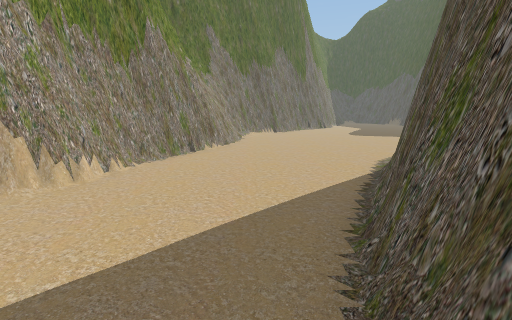
View 1 (above)

16 first-person views from a walk through a scene from a Unity 3-D project. The camera is 1.4 m above the floor, tilts 10° down and sees 85° across. The floor is counted in squares, 1 m on a side. Each view is taken from the middle of a square. On the plan, view 1 faces up. The plan holds only what a view shows up to about 14 squares ahead; the rest is blank. The place goes on beyond the plan.

View 2
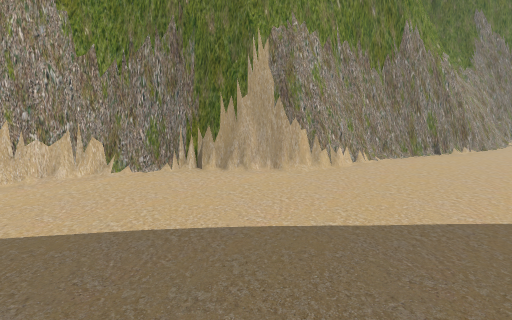

View 3
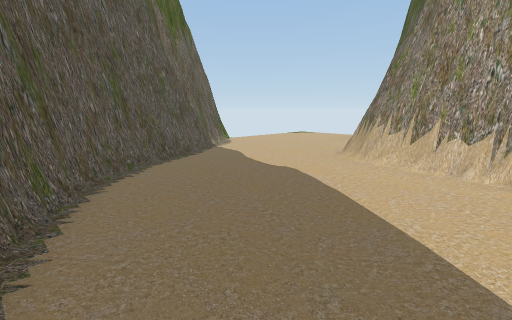

View 4
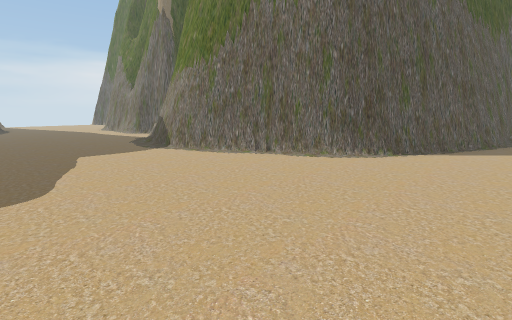

View 5
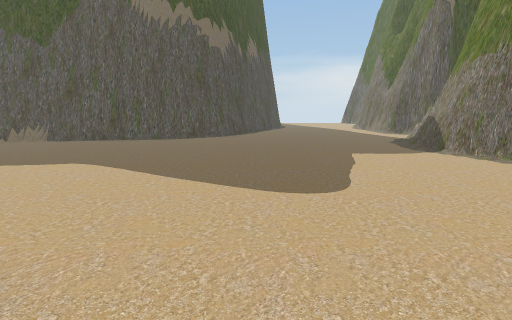

View 6
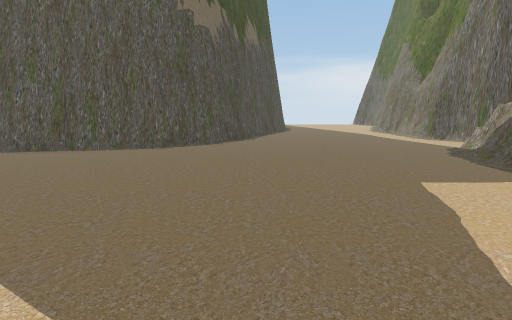

View 7
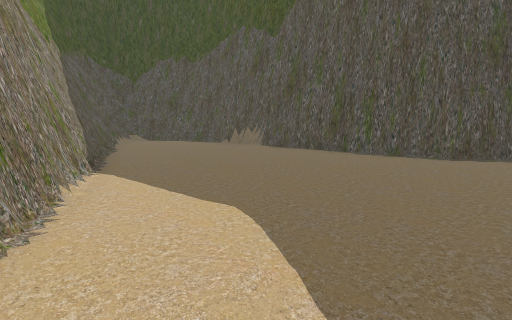

View 8
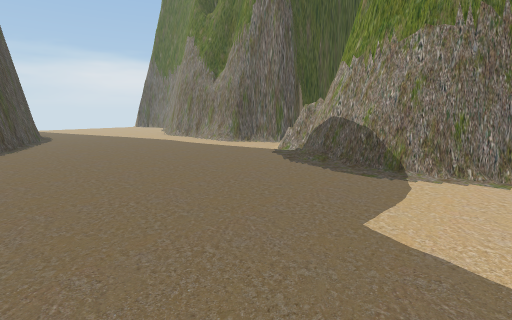

View 9
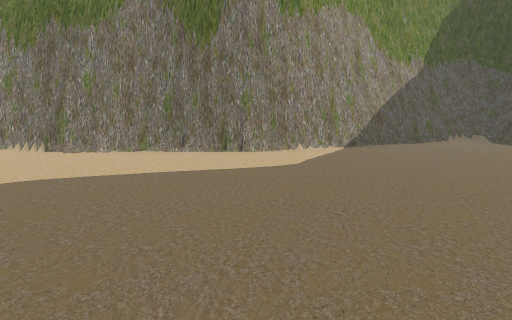

View 10
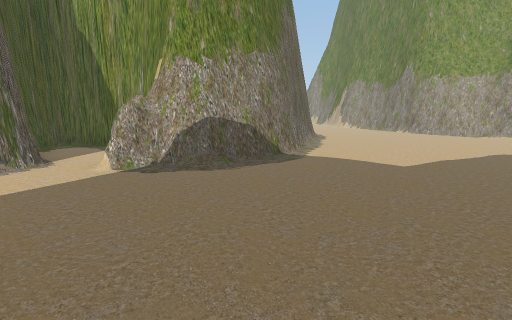

View 11
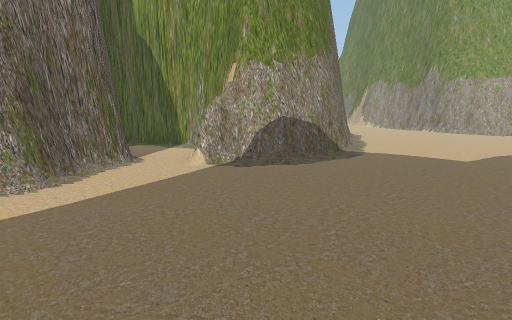

View 12
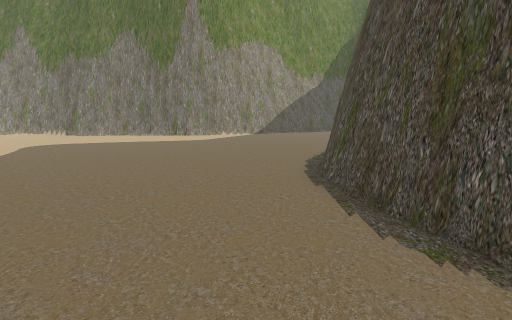

View 13
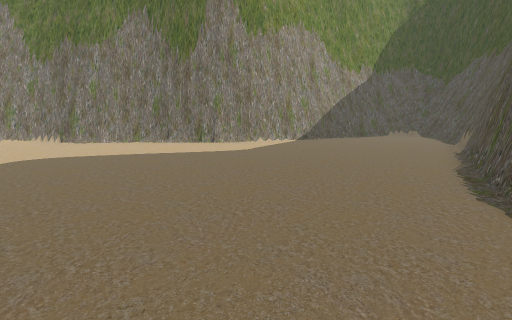

View 14
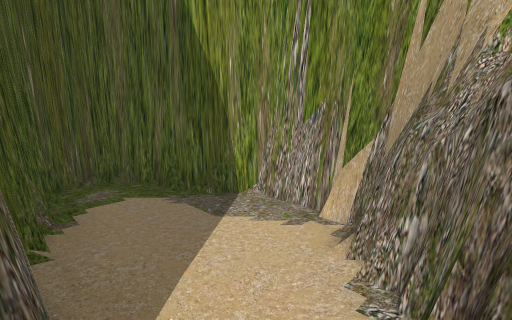

View 15
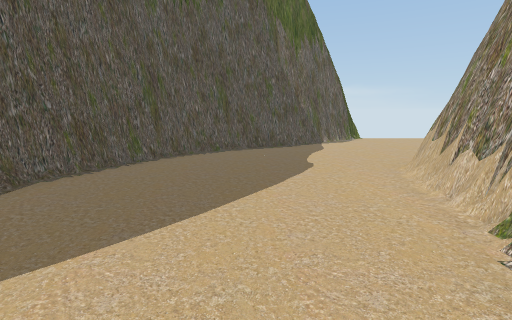

View 16
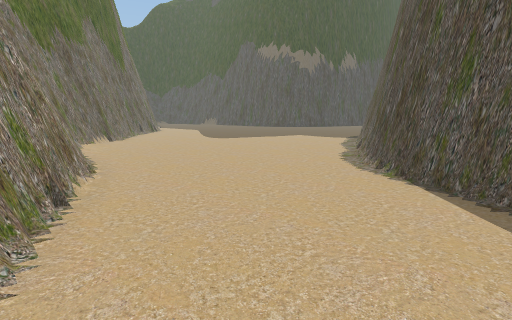

### Floor plan
Key: @ floor where view 1 was taken; # wall or solid block; . floor; / step, stairs or slope; = window, fence, low wall or low ledge.
Columns run from 7 left of view 1 to 20 right of it. Each row starts with its distance up from view 1.
 34                  ####
 33                 ##/=##
 32                 #/..##
 31                ##....#
 30                ##....##
 29                #.....##
 28               ##......#
 27               #.......#
 26              ##.......#
 25              #........##
 24             ##.........#
 23            ##..........#
 22           ##...........##
 21          ##.............#
 20         ##..............###
 19        ##/................##
 18       ##/...................
 17       #/....................
 16      ##.....................
 15      #=.....................
 14      #=.....................
 13      ##.....................
 12      #=.....................
 11     ##...........####/......
 10     ##.........########=....
  9    ##........###    ###...##
  8    ##......###      ##..###
  7    #.......#        #...#
  6   ##......##        #...#
  5   ##......#         ##..#
  4  ##......##          #..#
  3 ##.......#           ####
  2 #.......##
  1 #.......#
  0 #......@#
 -1 ........#
 -2 ........#
 -3 .......##
 -4 .......#
 -5 ......##
 -6 .....##
 -7 ...###
 -8 .###
 -9 ##

Where each view was taken, in squares from view 1:
view 1: 0 up, 0 right, facing up
view 2: 1 down, 0 right, facing up-left
view 3: 1 up, 0 right, facing down-left
view 4: 17 up, 0 right, facing down-right
view 5: 18 up, 1 right, facing right
view 6: 18 up, 5 right, facing right
view 7: 20 up, 6 right, facing up-right
view 8: 18 up, 9 right, facing down-right
view 9: 17 up, 13 right, facing up-left
view 10: 17 up, 18 right, facing down-left
view 11: 16 up, 20 right, facing down-left
view 12: 15 up, 20 right, facing up-left
view 13: 16 up, 16 right, facing up-left
view 14: 9 up, 17 right, facing down-left
view 15: 4 up, 4 left, facing down
view 16: 5 up, 3 left, facing up-right
